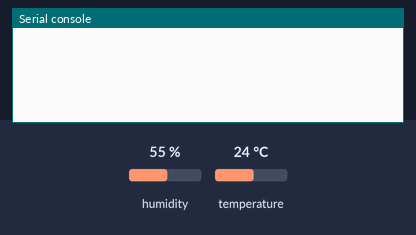
A program run on a simulated ESP32 board running MicroPython. Shown: the last lines printed to the serial console. Inputs (shaded band) come from the test bench; at power-on: humidity 55 %, temperature 24 °C.

Above: at 1.2 s.
1.3 s: humidity set to 22 %
At 2.6 s:
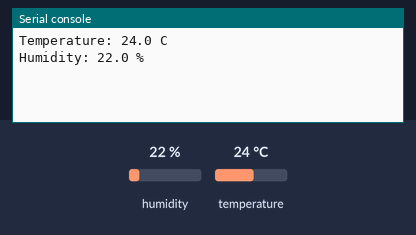
4.3 s: temperature set to 12 °C
At 7.0 s:
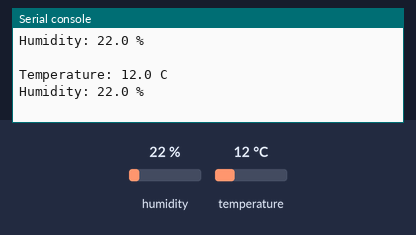
7.3 s: humidity set to 40 %
At 8.5 s:
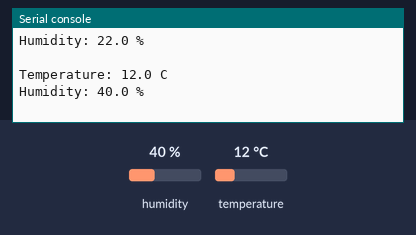

The program:

DHT11_HumiTemp_sensor_demo.py
```python
# DHT11_HumiTemp_sensor_demo.py

from machine import Pin
from time import sleep
import dht

#sensor = dht.DHT11(Pin(26))
sensor = dht.DHT22(Pin(26))

while True:
  try:
    sleep(2)
    sensor.measure()
    temp = sensor.temperature()
    hum = sensor.humidity()
    print('Temperature: %3.1f C' %temp)
    print('Humidity: %3.1f %%' %hum)
    print()

  except OSError as e:
    print('Failed to read sensor.')
```

Measured:
- after the input at 1.3 s, the serial console: prints a new line after 0.72 s (image 1)
- after the input at 4.3 s, the serial console: prints a new line after 1.8 s (image 2)
- after the input at 7.3 s, the serial console: prints a new line after 0.79 s (image 3)
